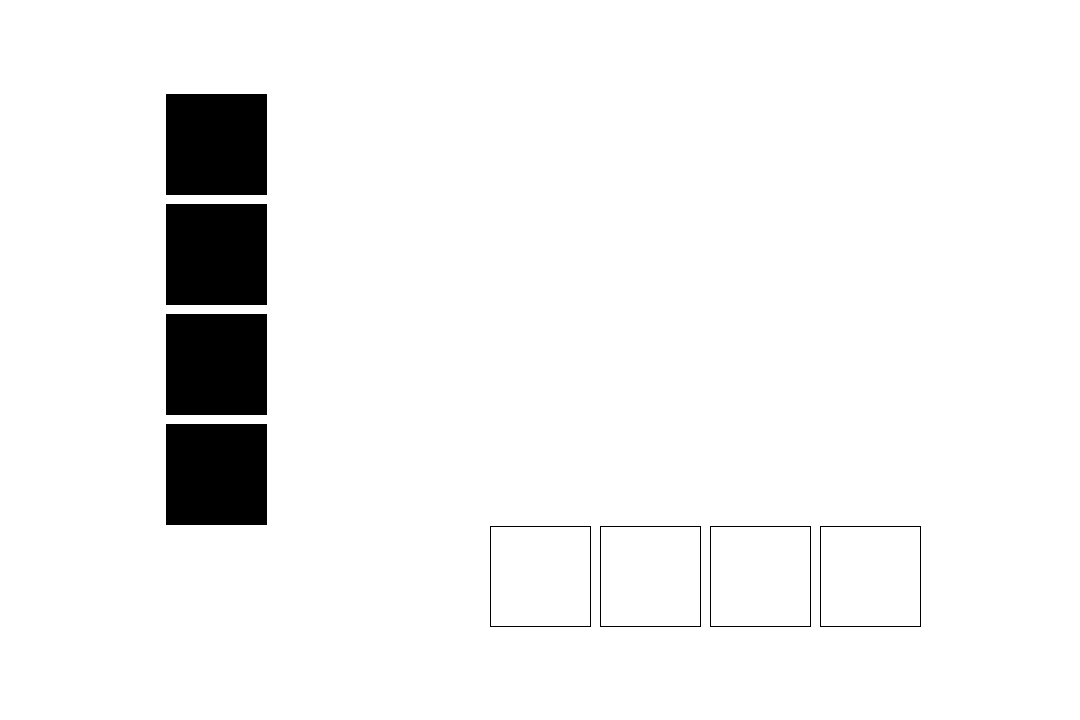
Frame 1 (no input)
Frame 60 (the mouse pressed at the canvas centre just before this capture): identical to frame 1, image omitted
Frame 120 (the mouse held since frame 60 and released just before this capture): identical to frame 1, image omitted

The Processing sketch that drew this single still picture (run headless with seeded random() and noise(); from frame 60 on, the mouse is pressed at the canvas centre):

// Processing sketch: A2_pde
// ── A2_pde.pde
ArrayList<InstBox> instBoxes = new ArrayList<InstBox>();
ArrayList<SlotBox> slotBoxes = new ArrayList<SlotBox>();

float boxSize = 100;

float instBoxBaseX;
float instBoxBaseY;

float slotBoxX;
float slotBoxY;

float instBoxOffset;
float slotBoxOffset;

int heldBoxIndex;

void setup(){
  background(255);
  size(1080, 720);
  
  rectMode(CENTER);
  instBoxBaseX = width * 0.5;
  instBoxBaseY = height * 0.8;
  
  slotBoxX = width * 0.2;
  slotBoxY = height * 0.2;
  
  for(int i = 0; i < 4; i++){
    slotBoxes.add(new SlotBox(slotBoxX, slotBoxY + slotBoxOffset, boxSize));
    slotBoxOffset += boxSize + 10;
  }
  
  for(int i = 0; i < 4; i++){
    instBoxes.add(new InstBox(instBoxBaseX + instBoxOffset, instBoxBaseY, boxSize));
    instBoxOffset += boxSize + 10;
  }
  
}

void draw() {
  background(255);
  
  fill(0);
  for (SlotBox box : slotBoxes) {
    rect(box.x, box.y, box.size, box.size);
  }
  
  fill(255);
  for (InstBox box : instBoxes) {
    if(box.moving){
      box.x = mouseX;
      box.y = mouseY;
    }
    rect(box.x, box.y, box.size, box.size);
  }
  
}

void mousePressed() {
  for (int i = 0; i < instBoxes.size(); i++) {
    InstBox box = instBoxes.get(i);
    if ((mouseX >= box.x - boxSize / 2 && mouseX <= box.x + boxSize / 2) && (mouseY >= box.y - boxSize / 2 && mouseY <= box.y + boxSize / 2)) {
      heldBoxIndex = i;
      box.moving = true;
      box.xBase = box.x;
      box.yBase = box.y;
    }
  }
  println(heldBoxIndex);
}

void mouseReleased() {
  InstBox heldBox = instBoxes.get(heldBoxIndex);
  for (SlotBox slotBox : slotBoxes) {
    if ((mouseX >= slotBox.x - boxSize / 2 && mouseX <= slotBox.x + boxSize / 2) && (mouseY >= slotBox.y - boxSize / 2 && mouseY <= slotBox.y + boxSize / 2)) {
      if(slotBox.box != null){
        slotBox.replace(heldBox);
      } else {
        slotBox.fill(heldBox);
      }
    } else {
      if(slotBox.box != null){
        slotBox.removeBox();
      } else {
        heldBox.returnBox();
      }
    }
  }
}

class Box {
  
  float x;
  float y;
  float size;
  
  Box(float x, float y, float size){
    this.x = x;
    this.y = y;
    this.size = size;
  }
}

class InstBox extends Box {
  
  float xBase;
  float yBase;
  boolean moving;
  
  InstBox(float x, float y, float size){
    super(x,y,size);
     xBase = x;
     yBase = y;
     moving = false;
  }
  
  void returnBox(){
    x = xBase;
    y = yBase;
    moving = false;
  }
}

class SlotBox extends Box {
  
  InstBox box;
  
  SlotBox(float x, float y, float size){
    super(x,y,size);
  }
  
  void fill(InstBox box){
    this.box = box;
    box.x = x;
    box.y = y;
    box.moving = false;
  }
  
  void replace(InstBox newBox){
    box.returnBox();
    fill(newBox);
  }
  
  void removeBox(){
    box.returnBox();
    box = null;
  }
}
